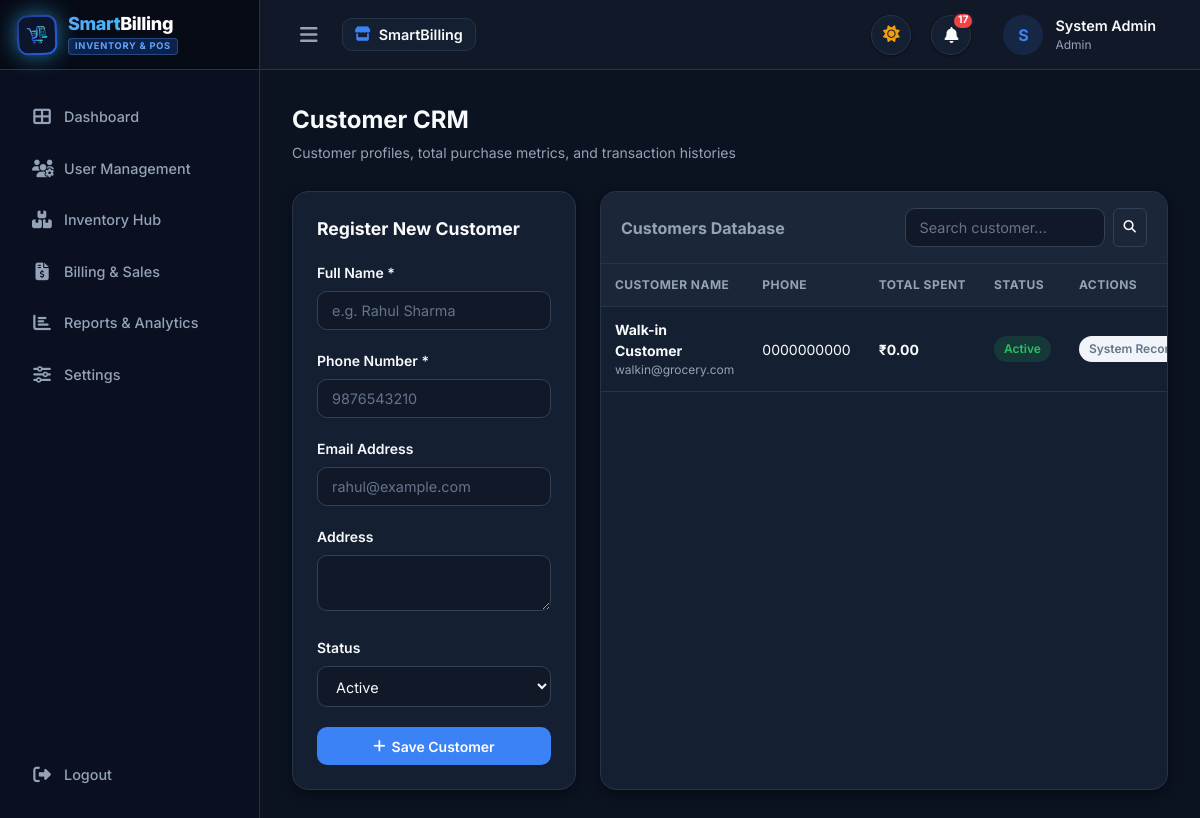
Page /customers/ (signed in) on the committed database.
### app/models/setting.py (models this page shows, shortened)
class SystemSetting(db.Model):
    __tablename__ = 'system_settings'
    id = db.Column(db.Integer, primary_key=True, autoincrement=True)
    setting_key = db.Column(db.String(50), unique=True, nullable=False, index=True)
    setting_value = db.Column(db.Text, nullable=True)
    description = db.Column(db.String(255), nullable=True)
    updated_at = db.Column(db.DateTime, default=datetime.utcnow, onupdate=datetime.utcnow)
    @classmethod
    def get(cls, key: str, default: str = None) -> str:
        fallback = default if default is not None else DEFAULT_SETTINGS.get(key, '')
        setting = cls.query.filter_by(setting_key=key).first()
        return setting.setting_value if setting and setting.setting_value is not None else fallback
    @classmethod
    def get_bool(cls, key: str, default: bool = False) -> bool:
        val = cls.get(key, 'on' if default else 'off')
        return val.lower() in ['on', 'true', '1', 'yes']

### app/models/user.py (models this page shows, shortened)
class User(UserMixin, db.Model):
    __tablename__ = 'users'
    id = db.Column(db.Integer, primary_key=True, autoincrement=True)
    username = db.Column(db.String(50), unique=True, nullable=False, index=True)
    email = db.Column(db.String(120), unique=True, nullable=False, index=True)
    password_hash = db.Column(db.String(255), nullable=False)
    full_name = db.Column(db.String(100), nullable=False)
    role = db.Column(db.String(20), nullable=False, default='Admin')  # Admin, Manager, Cashier
    status = db.Column(db.String(20), nullable=False, default='Active')  # Active, Inactive
    profile_image = db.Column(db.String(255), nullable=True)
    last_login_at = db.Column(db.DateTime, nullable=True)
    last_login_ip = db.Column(db.String(45), nullable=True)
    created_at = db.Column(db.DateTime, default=datetime.utcnow)
    updated_at = db.Column(db.DateTime, default=datetime.utcnow, onupdate=datetime.utcnow)

### app/models/customer.py (models this page shows, shortened)
class Customer(db.Model):
    __tablename__ = 'customers'
    id = db.Column(db.Integer, primary_key=True, autoincrement=True)
    name = db.Column(db.String(100), nullable=False, index=True)
    phone = db.Column(db.String(20), unique=True, nullable=False, index=True)
    email = db.Column(db.String(120), nullable=True)
    address = db.Column(db.Text, nullable=True)
    total_purchases = db.Column(db.Float, default=0.0)
    outstanding_amount = db.Column(db.Float, default=0.0)
    status = db.Column(db.String(20), nullable=False, default='Active')
    created_at = db.Column(db.DateTime, default=datetime.utcnow)
    updated_at = db.Column(db.DateTime, default=datetime.utcnow, onupdate=datetime.utcnow)
    bills = db.relationship('Bill', backref='customer', lazy=True)

### app/routes/customer_routes.py (the view, shortened to what this page needs)
@customer_bp.route('/', methods=['GET', 'POST'])
@login_required
def index():
    form = CustomerForm()
    search = request.args.get('search', '', type=str)
    query = Customer.query
    if search:
        query = query.filter(
            (Customer.name.like(f"%{search}%")) |
            (Customer.phone.like(f"%{search}%")) |
            (Customer.email.like(f"%{search}%"))
        )
    customers = query.order_by(Customer.created_at.desc()).all()
    return render_template('customers/index.html', customers=customers, form=form, search=search)

### app/validators/forms.py
class CustomerForm(FlaskForm):
    name = StringField('Customer Name', validators=[DataRequired(), Length(max=100)])
    phone = StringField('Phone Number', validators=[DataRequired(), Length(max=20)])
    email = StringField('Email', validators=[Optional(), Email()])
    address = TextAreaField('Address', validators=[Optional()])
    status = SelectField('Status', choices=[('Active', 'Active'), ('Inactive', 'Inactive')], default='Active')

### app/templates/customers/index.html (shortened to what this page needs)
{% extends "base.html" %}
{% block content %}
<div class="page-header">
  <div>
    <h1 class="page-title">Customer CRM</h1>
    <p class="page-subtitle">Customer profiles, total purchase metrics, and transaction histories</p>
  </div>
</div>
<div style="display: grid; grid-template-columns: 1fr 2fr; gap: 24px;">
  <div class="card-table" style="padding: 24px;">
    <h3 style="font-size: 1.1rem; font-weight: 700; margin-bottom: 20px;">Register New Customer</h3>
    <form method="POST" action="{{ url_for('customer.index') }}">
      <div class="form-group">
        <label class="form-label">Full Name *</label>
        {{ form.name(class="form-control", placeholder="e.g. Rahul Sharma") }}
      </div>
      <div class="form-group">
        <label class="form-label">Phone Number *</label>
        {{ form.phone(class="form-control", placeholder="9876543210") }}
      </div>
      <div class="form-group">
        <label class="form-label">Email Address</label>
        {{ form.email(class="form-control", placeholder="rahul@example.com") }}
      </div>
      <div class="form-group">
        <label class="form-label">Address</label>
        {{ form.address(class="form-control", rows="2") }}
      </div>
      <div class="form-group">
        <label class="form-label">Status</label>
        {{ form.status(class="form-control") }}
      </div>
      <button type="submit" class="btn btn-primary" style="width: 100%;">
        <i class="fas fa-plus"></i> Save Customer
      </button>
    </form>
  </div>
  <div class="card-table">
    <div class="table-header">
      <h3 style="font-size: 1rem; font-weight: 700;">Customers Database</h3>
      <form method="GET" style="display: flex; gap: 8px;">
        <input type="text" name="search" class="form-control" style="width: 200px;" placeholder="Search customer..." value="{{ search }}">
        <button type="submit" class="btn btn-sm btn-secondary"><i class="fas fa-search"></i></button>
      </form>
    </div>
    <table class="custom-table">
      <thead>
        <tr>
          <th>Customer Name</th>
          <th>Phone</th>
          <th>Total Spent</th>
          <th>Status</th>
          <th>Actions</th>
        </tr>
      </thead>
      <tbody>
        {% for c in customers %}
        <tr>
          <td>
            <strong>{{ c.name }}</strong>
            {% if c.email %}<div style="font-size: 0.75rem; color: var(--text-muted);">{{ c.email }}</div>{% endif %}
          </td>
          <td>{{ c.phone }}</td>
          <td><strong>{{ currency_symbol }}{{ "%.2f"|format(c.total_purchases or 0.0) }}</strong></td>
          <td>
            {% if c.status == 'Active' %}
              <span class="badge badge-success">Active</span>
            {% else %}
              <span class="badge badge-secondary">Inactive</span>
            {% endif %}
          </td>
          <td>
            {% if c.phone != '0000000000' %}
            <form method="POST" action="{{ url_for('customer.delete', id=c.id) }}" style="display: inline;" onsubmit="event.preventDefault(); promptPasswordConfirmation(this, 'Confirm Delete Customer: {{ c.name }}');">
              <input type="hidden" name="csrf_token" value="{{ csrf_token() }}">
              <button type="submit" class="btn btn-sm btn-danger" title="Delete">
                <i class="fas fa-trash"></i>
              </button>
            </form>
            {% else %}
            <span class="badge badge-secondary">System Record</span>
            {% endif %}
          </td>
        </tr>
        {% else %}
        <tr><td colspan="5" class="text-center p-4">No customers registered.</td></tr>
        {% endfor %}
      </tbody>
    </table>
  </div>
</div>
{% endblock %}

### app/templates/base.html (shortened to what this page needs)
<!DOCTYPE html>
<html lang="en">
<head>
  <link rel="stylesheet" href="https://cdnjs.cloudflare.com/ajax/libs/font-awesome/6.4.0/css/all.min.css">
  <link rel="stylesheet" href="{{ url_for('static', filename='css/main.css') }}">
</head>
<body data-theme="{{ 'dark' if dark_mode else 'light' }}" data-color="{{ theme_color or 'blue' }}">
<div class="app-container">
  {% if current_user.is_authenticated %}
  <aside class="app-sidebar {% if compact_sidebar %}compact{% endif %}">
    <div class="sidebar-header">
      <div class="brand-logo-wrapper">
        <img src="{{ url_for('static', filename=store_logo or 'images/logo.png') }}" alt="Logo" class="brand-logo-img">
      </div>
      <div class="brand-title-group">
        <span class="brand-title-animated"><span class="brand-title-highlight">Smart</span>Billing</span>
        <span class="brand-subtitle-badge">INVENTORY & POS</span>
      </div>
    </div>
    <nav class="sidebar-nav">
      <a href="{{ url_for('dashboard.index') }}" class="nav-link {% if request.endpoint == 'dashboard.index' %}active{% endif %}">
        <i class="fas fa-th-large"></i> <span>Dashboard</span>
      </a>
      <a href="{{ url_for('user.index') }}" class="nav-link {% if request.endpoint and ('user.' in request.endpoint or 'activity.' in request.endpoint) %}active{% endif %}">
        <i class="fas fa-users-cog"></i> <span>User Management</span>
      </a>
      <a href="{{ url_for('product.index') }}" class="nav-link {% if request.endpoint and ('product.' in request.endpoint or 'category.' in request.endpoint or 'inventory.' in request.endpoint) %}active{% endif %}">
        <i class="fas fa-boxes-stacked"></i> <span>Inventory Hub</span>
      </a>
      <a href="{{ url_for('billing.billing_dashboard') }}" class="nav-link {% if request.endpoint and 'billing.' in request.endpoint %}active{% endif %}">
        <i class="fas fa-file-invoice-dollar"></i> <span>Billing & Sales</span>
      </a>
      <a href="{{ url_for('report.index') }}" class="nav-link {% if request.endpoint and 'report.' in request.endpoint %}active{% endif %}">
        <i class="fas fa-chart-bar"></i> <span>Reports & Analytics</span>
      </a>
      <a href="{{ url_for('setting.index') }}" class="nav-link {% if request.endpoint and 'setting.' in request.endpoint %}active{% endif %}">
        <i class="fas fa-sliders"></i> <span>Settings</span>
      </a>
      <a href="#" onclick="openLogoutModal(); return false;" class="nav-link text-danger" style="margin-top: auto;">
        <i class="fas fa-right-from-bracket"></i> <span>Logout</span>
      </a>
    </nav>
  </aside>
  {% endif %}
  <main class="app-main {% if not current_user.is_authenticated %}no-sidebar{% endif %}">
    {% if current_user.is_authenticated %}
    <header class="app-navbar">
      <div class="navbar-left">
        <button class="sidebar-toggle" id="sidebarToggle" title="Toggle Sidebar"><i class="fas fa-bars"></i></button>
        <div class="navbar-brand-badge">
          <i class="fas fa-store" style="color: var(--primary);"></i>
          <span>{{ store_name or 'SmartBilling Portal' }}</span>
        </div>
      </div>
      <div class="navbar-right">
        <button class="theme-toggle-btn" id="navThemeToggleBtn" onclick="toggleTheme()" title="Switch to Night Mode">
          <i class="fas fa-moon" id="navThemeToggleIcon"></i>
        </button>
        <div class="notif-bell-wrapper" id="notifBellWrapper">
          <button class="notif-bell-btn" id="notifBellBtn" onclick="toggleNotifPanel(event)" title="Notifications">
            <i class="fas fa-bell"></i>
            {% if nav_notif_count > 0 %}
              <span class="notif-badge">{{ nav_notif_count if nav_notif_count < 99 else '99+' }}</span>
            {% endif %}
          </button>
              {% set alert_count = nav_notifications | selectattr('type', 'in', ['warning', 'danger']) | list | length %}
        </div>
        <a href="{{ url_for('profile.index') }}" class="user-profile-btn">
          <div class="avatar">
            {% if current_user.profile_image %}
              <img src="{{ url_for('static', filename=current_user.profile_image) }}" alt="Avatar" style="width:100%;height:100%;border-radius:50%;">
            {% else %}
              {{ (current_user.full_name or current_user.username or 'U')[0] }}
            {% endif %}
          </div>
          <div>
            <div style="font-weight: 600; font-size: 0.9rem;">{{ current_user.full_name }}</div>
            <div style="font-size: 0.75rem; color: var(--text-muted);">{{ current_user.role }}</div>
          </div>
        </a>
      </div>
    </header>
    {% endif %}
    <div class="content-wrapper">
      {% block content %}{% endblock %}
    </div>
  </main>
</div>
</body>
</html>

### rows in the picture
SystemSetting: setting_value "SmartBilling"
User: full_name "S", full_name "System Admin", role "Admin"
Customer: name "Walk-in Customer", email "walkin@grocery.com", phone "0000000000", currency_symbol "₹", total_purchases "0.00", status "Active", shows "System…"

### other values in the picture
{{ nav_notif_count if nav_notif_count < 99 else '99+' }} "17"
